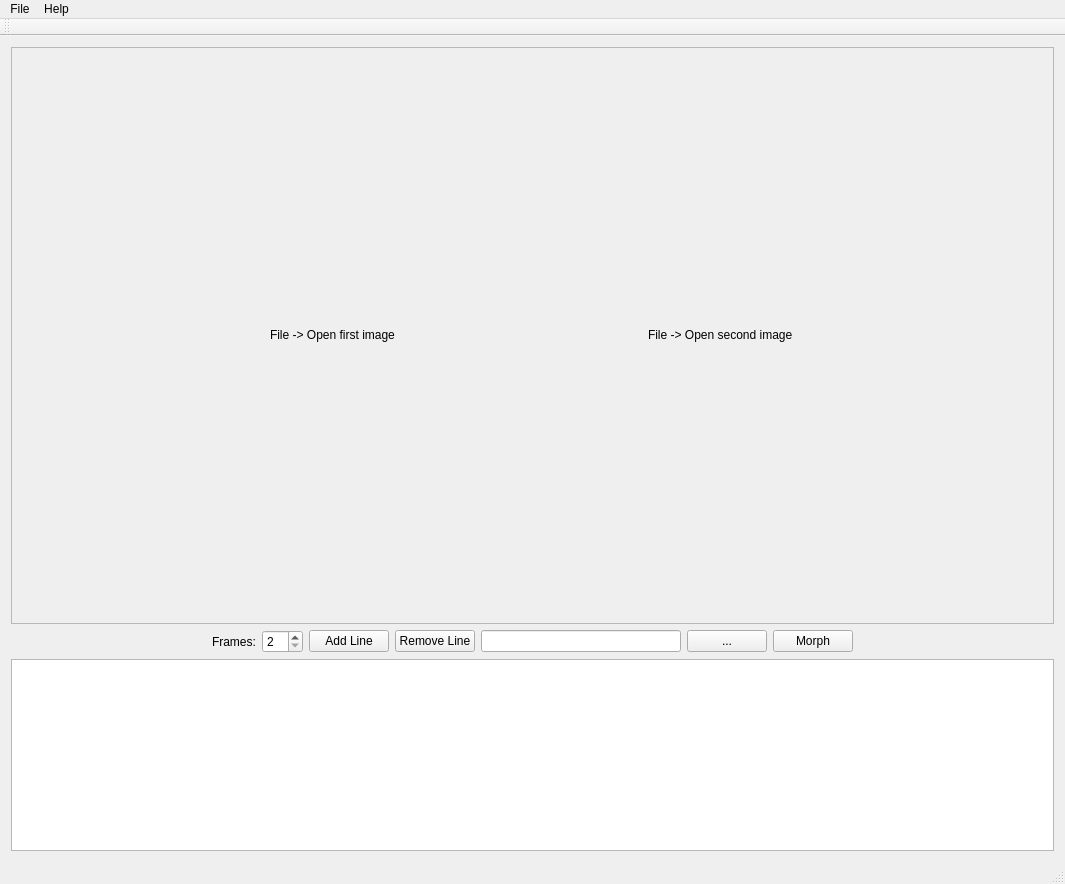
<?xml version="1.0" encoding="UTF-8"?>
<ui version="4.0">
 <class>bn_guiClass</class>
 <widget class="QMainWindow" name="bn_guiClass">
  <property name="geometry">
   <rect>
    <x>0</x>
    <y>0</y>
    <width>1065</width>
    <height>884</height>
   </rect>
  </property>
  <property name="windowTitle">
   <string>bn_gui</string>
  </property>
  <widget class="QWidget" name="centralWidget">
   <layout class="QVBoxLayout" name="verticalLayout">
    <item>
     <widget class="QScrollArea" name="scrollArea">
      <property name="widgetResizable">
       <bool>true</bool>
      </property>
      <widget class="QWidget" name="scrollAreaWidgetContents">
       <property name="geometry">
        <rect>
         <x>0</x>
         <y>0</y>
         <width>1043</width>
         <height>583</height>
        </rect>
       </property>
       <layout class="QHBoxLayout" name="horizontalLayout_2">
        <item>
         <widget class="ClickableLabel" name="first_pic">
          <property name="sizePolicy">
           <sizepolicy hsizetype="Fixed" vsizetype="Fixed">
            <horstretch>0</horstretch>
            <verstretch>0</verstretch>
           </sizepolicy>
          </property>
          <property name="text">
           <string>File -&gt; Open first image</string>
          </property>
          <property name="scaledContents">
           <bool>false</bool>
          </property>
         </widget>
        </item>
        <item>
         <widget class="ClickableLabel" name="second_pic">
          <property name="sizePolicy">
           <sizepolicy hsizetype="Fixed" vsizetype="Fixed">
            <horstretch>0</horstretch>
            <verstretch>0</verstretch>
           </sizepolicy>
          </property>
          <property name="text">
           <string>File -&gt; Open second image</string>
          </property>
          <property name="scaledContents">
           <bool>false</bool>
          </property>
         </widget>
        </item>
       </layout>
      </widget>
     </widget>
    </item>
    <item>
     <layout class="QHBoxLayout" name="horizontalLayout">
      <item>
       <spacer name="horizontalSpacer">
        <property name="orientation">
         <enum>Qt::Horizontal</enum>
        </property>
        <property name="sizeHint" stdset="0">
         <size>
          <width>40</width>
          <height>20</height>
         </size>
        </property>
       </spacer>
      </item>
      <item>
       <widget class="QLabel" name="label_3">
        <property name="text">
         <string>Frames:</string>
        </property>
       </widget>
      </item>
      <item>
       <widget class="QSpinBox" name="spinBox">
        <property name="minimum">
         <number>2</number>
        </property>
       </widget>
      </item>
      <item>
       <widget class="QPushButton" name="pushButton">
        <property name="text">
         <string>Add Line</string>
        </property>
       </widget>
      </item>
      <item>
       <widget class="QPushButton" name="pushButton_3">
        <property name="text">
         <string>Remove Line</string>
        </property>
       </widget>
      </item>
      <item>
       <widget class="QLineEdit" name="lineEdit">
        <property name="readOnly">
         <bool>true</bool>
        </property>
       </widget>
      </item>
      <item>
       <widget class="QPushButton" name="pushButton_4">
        <property name="text">
         <string>...</string>
        </property>
       </widget>
      </item>
      <item>
       <widget class="QPushButton" name="pushButton_2">
        <property name="text">
         <string>Morph</string>
        </property>
       </widget>
      </item>
      <item>
       <spacer name="horizontalSpacer_2">
        <property name="orientation">
         <enum>Qt::Horizontal</enum>
        </property>
        <property name="sizeHint" stdset="0">
         <size>
          <width>40</width>
          <height>20</height>
         </size>
        </property>
       </spacer>
      </item>
     </layout>
    </item>
    <item>
     <widget class="QListWidget" name="listWidget">
      <property name="sizePolicy">
       <sizepolicy hsizetype="Expanding" vsizetype="Minimum">
        <horstretch>0</horstretch>
        <verstretch>0</verstretch>
       </sizepolicy>
      </property>
     </widget>
    </item>
   </layout>
  </widget>
  <widget class="QMenuBar" name="menuBar">
   <property name="geometry">
    <rect>
     <x>0</x>
     <y>0</y>
     <width>1065</width>
     <height>18</height>
    </rect>
   </property>
   <widget class="QMenu" name="menuOpen">
    <property name="title">
     <string>File</string>
    </property>
    <addaction name="actionOpen_first_image"/>
    <addaction name="actionOpen_second_image"/>
    <addaction name="actionOpen_Line_File"/>
    <addaction name="actionExit"/>
   </widget>
   <widget class="QMenu" name="menuHelp">
    <property name="title">
     <string>Help</string>
    </property>
    <addaction name="actionReadme"/>
    <addaction name="actionAbout"/>
   </widget>
   <addaction name="menuOpen"/>
   <addaction name="menuHelp"/>
  </widget>
  <widget class="QToolBar" name="mainToolBar">
   <attribute name="toolBarArea">
    <enum>TopToolBarArea</enum>
   </attribute>
   <attribute name="toolBarBreak">
    <bool>false</bool>
   </attribute>
  </widget>
  <widget class="QStatusBar" name="statusBar"/>
  <action name="actionOpen_first_image">
   <property name="text">
    <string>Open first image</string>
   </property>
  </action>
  <action name="actionOpen_second_image">
   <property name="text">
    <string>Open second image</string>
   </property>
  </action>
  <action name="actionExit">
   <property name="text">
    <string>Exit</string>
   </property>
  </action>
  <action name="actionReadme">
   <property name="text">
    <string>Readme</string>
   </property>
  </action>
  <action name="actionAbout">
   <property name="text">
    <string>About</string>
   </property>
  </action>
  <action name="actionOpen_Line_File">
   <property name="text">
    <string>Open Line File</string>
   </property>
  </action>
 </widget>
 <layoutdefault spacing="6" margin="11"/>
 <customwidgets>
  <customwidget>
   <class>ClickableLabel</class>
   <extends>QLabel</extends>
   <header>ClickableLabel.h</header>
   <slots>
    <signal>clicked(QPoint)</signal>
   </slots>
  </customwidget>
 </customwidgets>
 <resources>
  <include location="bn_gui.qrc"/>
 </resources>
 <connections>
  <connection>
   <sender>pushButton_3</sender>
   <signal>clicked()</signal>
   <receiver>bn_guiClass</receiver>
   <slot>remove_line()</slot>
   <hints>
    <hint type="sourcelabel">
     <x>454</x>
     <y>641</y>
    </hint>
    <hint type="destinationlabel">
     <x>349</x>
     <y>-11</y>
    </hint>
   </hints>
  </connection>
  <connection>
   <sender>actionOpen_second_image</sender>
   <signal>triggered()</signal>
   <receiver>bn_guiClass</receiver>
   <slot>open_second()</slot>
   <hints>
    <hint type="sourcelabel">
     <x>-1</x>
     <y>-1</y>
    </hint>
    <hint type="destinationlabel">
     <x>532</x>
     <y>441</y>
    </hint>
   </hints>
  </connection>
  <connection>
   <sender>actionOpen_first_image</sender>
   <signal>triggered()</signal>
   <receiver>bn_guiClass</receiver>
   <slot>open_first()</slot>
   <hints>
    <hint type="sourcelabel">
     <x>-1</x>
     <y>-1</y>
    </hint>
    <hint type="destinationlabel">
     <x>532</x>
     <y>441</y>
    </hint>
   </hints>
  </connection>
  <connection>
   <sender>pushButton_4</sender>
   <signal>clicked()</signal>
   <receiver>bn_guiClass</receiver>
   <slot>set_output_file()</slot>
   <hints>
    <hint type="sourcelabel">
     <x>734</x>
     <y>641</y>
    </hint>
    <hint type="destinationlabel">
     <x>399</x>
     <y>-6</y>
    </hint>
   </hints>
  </connection>
  <connection>
   <sender>first_pic</sender>
   <signal>clicked(QPoint)</signal>
   <receiver>bn_guiClass</receiver>
   <slot>first_image_clicked(QPoint)</slot>
   <hints>
    <hint type="sourcelabel">
     <x>391</x>
     <y>340</y>
    </hint>
    <hint type="destinationlabel">
     <x>532</x>
     <y>441</y>
    </hint>
   </hints>
  </connection>
  <connection>
   <sender>actionOpen_Line_File</sender>
   <signal>triggered()</signal>
   <receiver>bn_guiClass</receiver>
   <slot>load_lines()</slot>
   <hints>
    <hint type="sourcelabel">
     <x>-1</x>
     <y>-1</y>
    </hint>
    <hint type="destinationlabel">
     <x>532</x>
     <y>441</y>
    </hint>
   </hints>
  </connection>
  <connection>
   <sender>second_pic</sender>
   <signal>clicked(QPoint)</signal>
   <receiver>bn_guiClass</receiver>
   <slot>second_image_clicked(QPoint)</slot>
   <hints>
    <hint type="sourcelabel">
     <x>742</x>
     <y>340</y>
    </hint>
    <hint type="destinationlabel">
     <x>532</x>
     <y>441</y>
    </hint>
   </hints>
  </connection>
  <connection>
   <sender>pushButton</sender>
   <signal>clicked()</signal>
   <receiver>bn_guiClass</receiver>
   <slot>add_line()</slot>
   <hints>
    <hint type="sourcelabel">
     <x>351</x>
     <y>646</y>
    </hint>
    <hint type="destinationlabel">
     <x>532</x>
     <y>441</y>
    </hint>
   </hints>
  </connection>
  <connection>
   <sender>pushButton_2</sender>
   <signal>clicked()</signal>
   <receiver>bn_guiClass</receiver>
   <slot>start_morph()</slot>
   <hints>
    <hint type="sourcelabel">
     <x>805</x>
     <y>646</y>
    </hint>
    <hint type="destinationlabel">
     <x>532</x>
     <y>441</y>
    </hint>
   </hints>
  </connection>
  <connection>
   <sender>listWidget</sender>
   <signal>currentRowChanged(int)</signal>
   <receiver>bn_guiClass</receiver>
   <slot>highlight_list(int)</slot>
   <hints>
    <hint type="sourcelabel">
     <x>532</x>
     <y>760</y>
    </hint>
    <hint type="destinationlabel">
     <x>532</x>
     <y>441</y>
    </hint>
   </hints>
  </connection>
 </connections>
 <slots>
  <slot>open_first()</slot>
  <slot>open_second()</slot>
  <slot>remove_line()</slot>
  <slot>set_output_file()</slot>
  <slot>first_image_clicked(QPoint)</slot>
  <slot>second_image_clicked(QPoint)</slot>
  <slot>load_lines()</slot>
  <slot>add_line()</slot>
  <slot>start_morph()</slot>
  <slot>highlight_list(int)</slot>
 </slots>
</ui>
